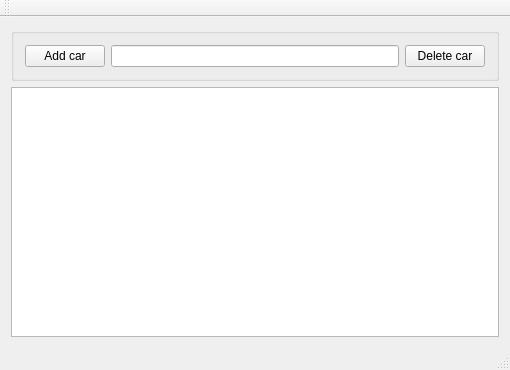
<?xml version="1.0" encoding="UTF-8"?>
<ui version="4.0">
 <class>MainWindow</class>
 <widget class="QMainWindow" name="MainWindow">
  <property name="geometry">
   <rect>
    <x>0</x>
    <y>0</y>
    <width>510</width>
    <height>370</height>
   </rect>
  </property>
  <property name="windowTitle">
   <string>MainWindow</string>
  </property>
  <widget class="QWidget" name="centralWidget">
   <layout class="QVBoxLayout" name="verticalLayout">
    <item>
     <widget class="QGroupBox" name="groupBox">
      <property name="title">
       <string/>
      </property>
      <layout class="QHBoxLayout" name="horizontalLayout">
       <item>
        <widget class="QPushButton" name="pushButton_Add">
         <property name="text">
          <string>Add car</string>
         </property>
        </widget>
       </item>
       <item>
        <widget class="QLineEdit" name="lineEdit"/>
       </item>
       <item>
        <widget class="QPushButton" name="pushButton_Delete">
         <property name="text">
          <string>Delete car</string>
         </property>
        </widget>
       </item>
      </layout>
     </widget>
    </item>
    <item>
     <widget class="QListView" name="listView"/>
    </item>
   </layout>
  </widget>
  <widget class="QMenuBar" name="menuBar">
   <property name="geometry">
    <rect>
     <x>0</x>
     <y>0</y>
     <width>510</width>
     <height>21</height>
    </rect>
   </property>
  </widget>
  <widget class="QToolBar" name="mainToolBar">
   <attribute name="toolBarArea">
    <enum>TopToolBarArea</enum>
   </attribute>
   <attribute name="toolBarBreak">
    <bool>false</bool>
   </attribute>
  </widget>
  <widget class="QStatusBar" name="statusBar"/>
 </widget>
 <layoutdefault spacing="6" margin="11"/>
 <resources/>
 <connections/>
</ui>
